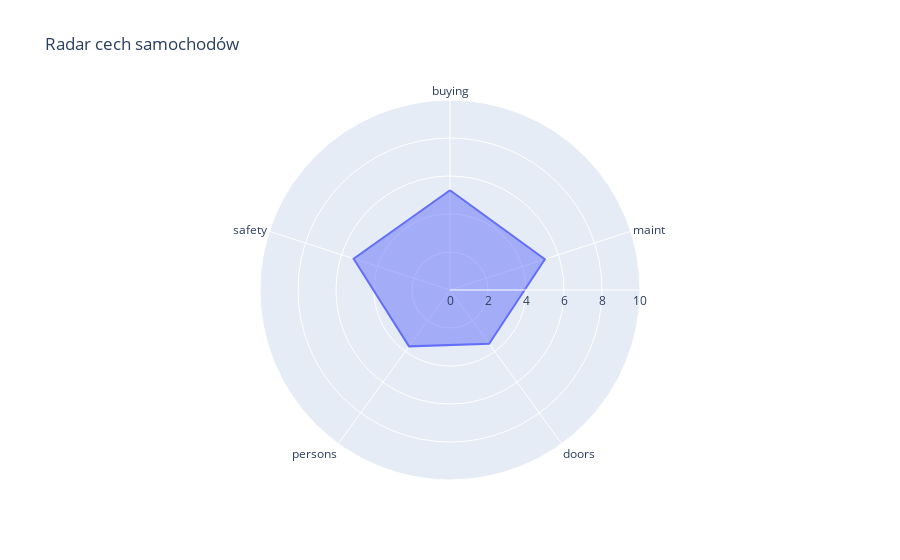

Here is the notebook cell this chart was saved with:
### Code cell
car_data["buying_num"] = car_data["buying"].replace({
    "low": 1,
    "med": 3,
    "high": 7,
    "vhigh": 10
})

car_data["maint_num"] = car_data["maint"].replace({
    "low": 1,
    "med": 3,
    "high": 7,
    "vhigh": 10
})

car_data["doors_num"] = car_data["doors"].replace({
    "2": 2,
    "3": 3,
    "4": 4,
    "5more": 5
})


car_data["persons_num"] = car_data["persons"].replace({
    "2": 2,
    "4": 4,
    "more": 5
})


car_data["safety_num"] = car_data["safety"].replace({
    "low": 1,
    "med": 5,
    "high": 10
})


avg_values = car_data[["buying_num", "maint_num", "doors_num", "persons_num", "safety_num"]].mean()

df_radar = pd.DataFrame({
    "Cecha": ["buying", "maint", "doors", "persons", "safety"],
    "Wartość": avg_values.values
})


fig_radar = px.line_polar(
    df_radar,
    r="Wartość",
    theta="Cecha",
    line_close=True,
    title="Radar cech samochodów"
)

fig_radar.update_polars(radialaxis=dict(range=[0, 10]))
fig_radar.update_traces(fill='toself')

fig_radar.show()

### Figure 1 — Plotly figure (JSON) as saved in the notebook; plotly's stock layout.template omitted (floating-point values rounded to 4 significant figures)
{"data": [{"fill": "toself", "hovertemplate": "Wartość=%{r}<br>Cecha=%{theta}<extra></extra>", "legendgroup": "", "line": {"color": "#636efa", "dash": "solid"}, "marker": {"symbol": "circle"}, "mode": "lines", "name": "", "r": [5.25, 5.25, 3.5, 3.667, 5.333, 5.25], "showlegend": false, "subplot": "polar", "theta": ["buying", "maint", "doors", "persons", "safety", "buying"], "type": "scatterpolar"}], "layout": {"legend": {"tracegroupgap": 0}, "polar": {"angularaxis": {"direction": "clockwise", "rotation": 90}, "domain": {"x": [0, 1], "y": [0, 1]}, "radialaxis": {"range": [0, 10]}}, "title": {"text": "Radar cech samochodów"}}}
